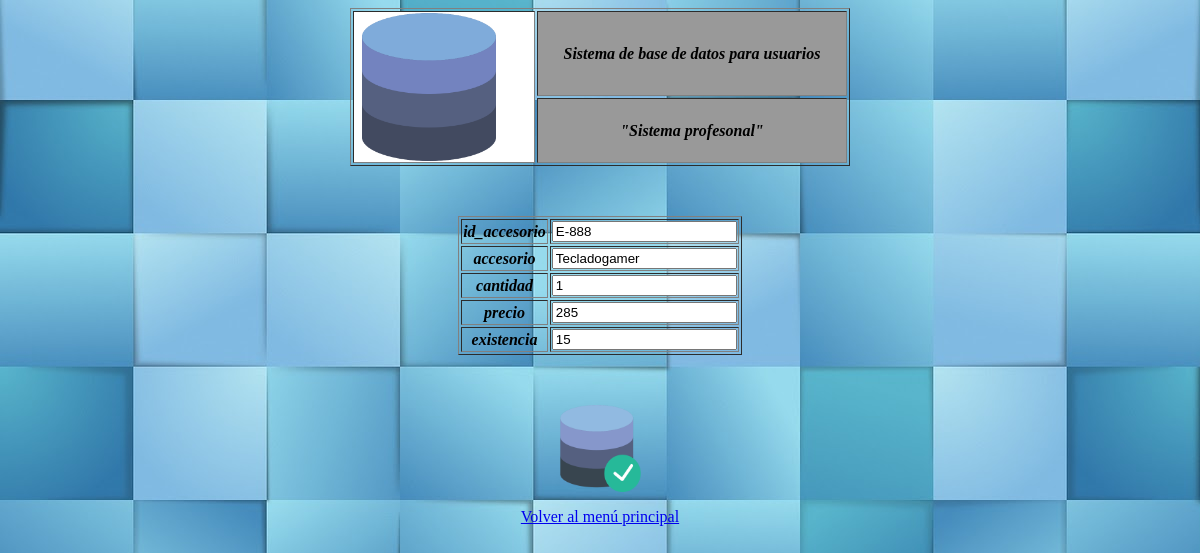
Page /encontrado.php?id_accesorio=E-888 on the committed database.
### tables this page shows
CREATE TABLE IF NOT EXISTS `elviro_pc` (
  `id_accesorio` varchar(10) NOT NULL,
  `accesorio` varchar(30) NOT NULL,
  `cantidad` int(5) NOT NULL,
  `precio` float NOT NULL,
  `existencia` int(5) NOT NULL,
  PRIMARY KEY (`id_accesorio`)
);

### encontrado.php (the view, shortened to what this page needs)
<?php require_once('Connections/elviro_dominguez.php'); ?>
<?php
if (!function_exists("GetSQLValueString")) {
function GetSQLValueString($theValue, $theType, $theDefinedValue = "", $theNotDefinedValue = "")
{
  $theValue = function_exists("mysql_real_escape_string") ? mysql_real_escape_string($theValue) : mysql_escape_string($theValue);
  switch ($theType) {
    case "text":
      $theValue = ($theValue != "") ? "'" . $theValue . "'" : "NULL";
      break;
  }
  return $theValue;
}
}
$colname_Recordset1 = "-1";
if (isset($_GET['id_accesorio'])) {
  $colname_Recordset1 = $_GET['id_accesorio'];
}
$query_Recordset1 = sprintf("SELECT * FROM elviro_pc WHERE id_accesorio = %s", GetSQLValueString($colname_Recordset1, "text"));
$Recordset1 = mysql_query($query_Recordset1, $elviro_dominguez) or die(mysql_error());
$row_Recordset1 = mysql_fetch_assoc($Recordset1);
?>
<!DOCTYPE html PUBLIC "-//W3C//DTD XHTML 1.0 Transitional//EN" "http://www.w3.org/TR/xhtml1/DTD/xhtml1-transitional.dtd">
<html xmlns="http://www.w3.org/1999/xhtml">
<head>
</head>
<body>
<table width="500" border="1" align="center">
  <tr>
    <td colspan="2" rowspan="2" bgcolor="#FFFFFF"><img src="imagenes/Base de datos.png" alt="" width="148" height="148" /></td>
    <td width="255" height="81" colspan="2" bgcolor="#999999" class="titulo">Sistema de base de datos para usuarios</td>
  </tr>
  <tr>
    <td colspan="2" bgcolor="#999999" class="sistema">&quot;Sistema profesonal&quot;</td>
  </tr>
</table>
<form id="form1" name="form1" method="post" action="">
  <p>&nbsp;</p>
  <table width="200" border="1" align="center">
    <tr>
      <td>id_accesorio</td>
      <td><label for="textfield"></label>
      <input name="textfield" type="text" id="textfield" value="<?php echo $row_Recordset1['id_accesorio']; ?>" /></td>
    </tr>
    <tr>
      <td>accesorio</td>
      <td><input name="textfield2" type="text" id="textfield2" value="<?php echo $row_Recordset1['accesorio']; ?>" /></td>
    </tr>
    <tr>
      <td>cantidad</td>
      <td><input name="textfield3" type="text" id="textfield3" value="<?php echo $row_Recordset1['cantidad']; ?>" /></td>
    </tr>
    <tr>
      <td>precio</td>
      <td><input name="textfield4" type="text" id="textfield4" value="<?php echo $row_Recordset1['precio']; ?>" /></td>
    </tr>
    <tr>
      <td>existencia</td>
      <td><input name="textfield5" type="text" id="textfield5" value="<?php echo $row_Recordset1['existencia']; ?>" /></td>
    </tr>
  </table>
  <p>&nbsp;</p>
</form>
<p class="volver"><a href="index.php"><img src="imagenes/Datos.png" width="85" height="87" /></a></p>
<p class="volver"><a href="index.php">Volver al menú principal</a></p>
<p>&nbsp;</p>
</body>
</html>

### encontrado.php (style rules this page uses)
.sistema { text-align: center; font-weight: bold; font-style: italic; font-family: "Comic Sans MS", cursive; }
.titulo { text-align: center; font-weight: bold; font-style: italic; font-family: "Comic Sans MS", cursive; }
.volver { text-align: center; }
body { background-image: url(imagenes/fondo%20azul.jpg); }
#form1 table tr td { font-family: "Comic Sans MS", cursive; font-style: italic; font-weight: bold; text-align: center; }

### rows in the picture
elviro_pc: textfield "E-888", textfield2 "Tecladogamer", textfield3 "1", textfield4 "285", textfield5 "15"
